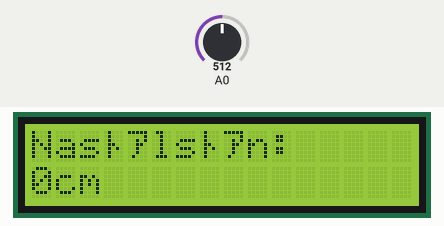
Simulated run of this sketch. Board: Arduino Uno, built with avr-gcc and run on an emulated ATmega328P. On the bench: 16×2 character LCD. The inputs (shaded band) are chosen by the test bench; at power-on: A0 = 512.

Above: at 1.2 s.
1.3 s: A0 set to 306
At 3.2 s:
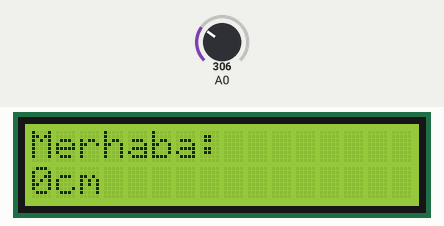
3.5 s: A0 set to 122
At 5.2 s:
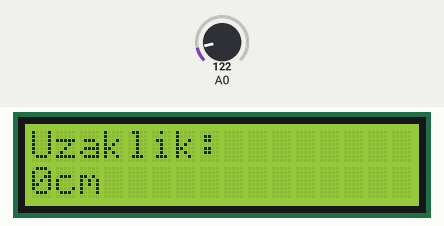
5.5 s: A0 set to 900
At 7.1 s:
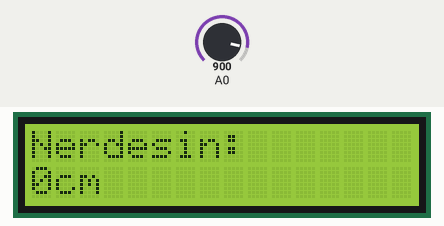
7.5 s: A0 set to 1023
At 8.9 s:
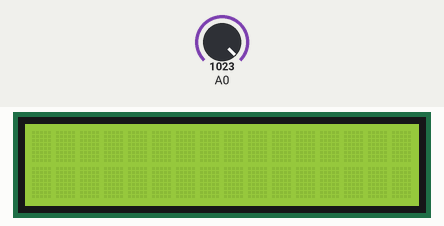
9.5 s: A0 set to 716
At 10.1 s:
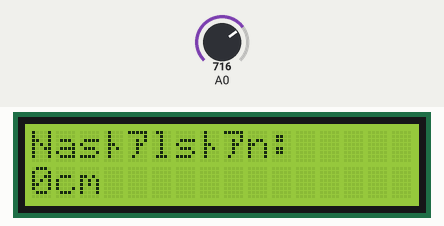
11.0 s: A0 set to 511
At 12.0 s:
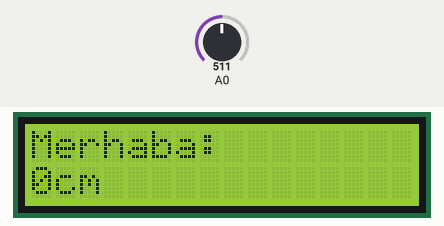
Timing chart, 0 to 14.0 s (numbered marks = the images above; inputs shaded):
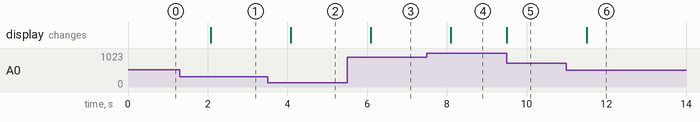

Measured:
- after the input at 1.3 s, the display: changes after 0.78 s (image 1)
- after the input at 3.5 s, the display: changes after 0.58 s (image 2)
- after the input at 5.5 s, the display: changes after 0.59 s (image 3)
- after the input at 7.5 s, the display: changes after 0.60 s (image 4)
- after the input at 9.5 s, the display: changes at once (image 5)
- after the input at 11.0 s, the display: changes after 0.51 s (image 6)

The sketch:

calismayan_lcd.ino
```cpp
#include <LiquidCrystal.h>                              //LCD kütüphanemizi başlatıyoruz.
int trigPin = 7;                                        //Ultrasonik sensör trig pini değişkeni
int echoPin = 6;                                        //Ultrasonik sensör echo pini değişkeni
int sure;                                               //Ses dalgasının gidip gelme süresi değişkeni
int uzaklik;                                            //Ölçülen uzaklık değeri değişkeni
int rs = 12, en = 11, d4 = 5, d5 = 4, d6 = 3, d7 = 2;   //LCD'nin pin değişkenlerini tanımlıyoruz.
LiquidCrystal lcd(rs, en, d4, d5, d6, d7);              //LCD'nin pin bağlantılarını ayarlıyoruz.

void setup() {
  pinMode(trigPin, OUTPUT);                             //trig pinini OUTPUT olarak ayarlıyoruz.
  pinMode(echoPin,INPUT);                               //echo pinini INPUT olarak ayarlıyoruz.
  lcd.begin(16, 2);                                     //LCD ekranımızın en-boy oranını ayarlıyoruz.
}
void loop() {
  // put your main code here, to run repeatedly:
  int analogDeger=analogRead(A0);
  int deger=map(analogDeger,0,1023,0,4);

  switch(deger)
  {
    case 0:
      lcd.clear();                                          //LCD'deki eski yazılar temizlenir.
      lcd.setCursor(0, 0);                                  //LCD'nin 1. satır 1. sütunundan yazmaya başlıyoruz.
      lcd.print("Uzaklik:");
      lcd.setCursor(0, 1);                                  //LCD'nin 2. satır 1. sütunundan yazmaya başlıyoruz.
      lcd.print(uzaklik);                                   //Uzaklık değerini LCD'ye yazdırıyoruz.
      lcd.print("cm");
      delay(1000);
      break;

    case 1:
      lcd.clear();                                          //LCD'deki eski yazılar temizlenir.
      lcd.setCursor(0, 0);                                  //LCD'nin 1. satır 1. sütunundan yazmaya başlıyoruz.
      lcd.print("Merhaba:");
      lcd.setCursor(0, 1);                                  //LCD'nin 2. satır 1. sütunundan yazmaya başlıyoruz.
      lcd.print(uzaklik);                                   //Uzaklık değerini LCD'ye yazdırıyoruz.
      lcd.print("cm");
      delay(1000);
      break;

    case 2:
      lcd.clear();                                          //LCD'deki eski yazılar temizlenir.
      lcd.setCursor(0, 0);                                  //LCD'nin 1. satır 1. sütunundan yazmaya başlıyoruz.
      lcd.print("Nasılsın:");
      lcd.setCursor(0, 1);                                  //LCD'nin 2. satır 1. sütunundan yazmaya başlıyoruz.
      lcd.print(uzaklik);                                   //Uzaklık değerini LCD'ye yazdırıyoruz.
      lcd.print("cm");
      delay(1000);
      break;

    case 3:
      lcd.clear();                                          //LCD'deki eski yazılar temizlenir.
      lcd.setCursor(0, 0);                                  //LCD'nin 1. satır 1. sütunundan yazmaya başlıyoruz.
      lcd.print("Nerdesin:");
      lcd.setCursor(0, 1);                                  //LCD'nin 2. satır 1. sütunundan yazmaya başlıyoruz.
      lcd.print(uzaklik);                                   //Uzaklık değerini LCD'ye yazdırıyoruz.
      lcd.print("cm");
      delay(1000);
      break;

    default:
      lcd.clear();

  }
}
```
